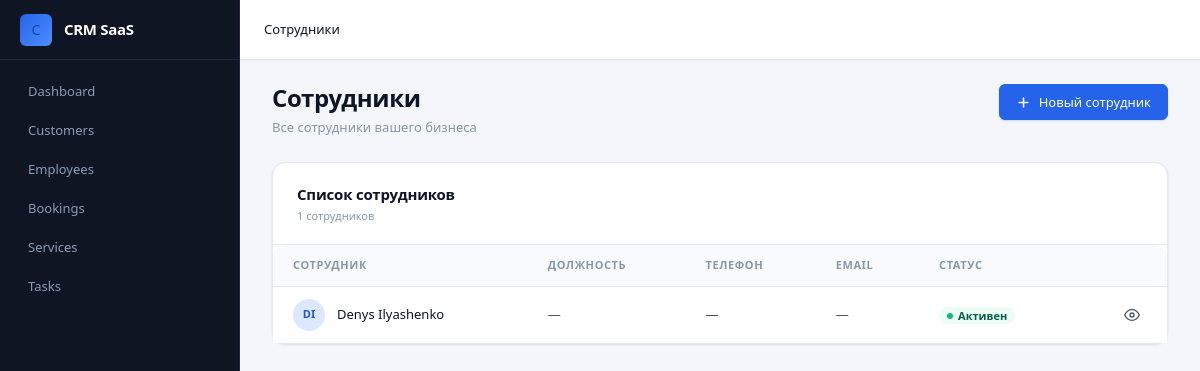
Before: /employees/ (signed in) with the older database file.
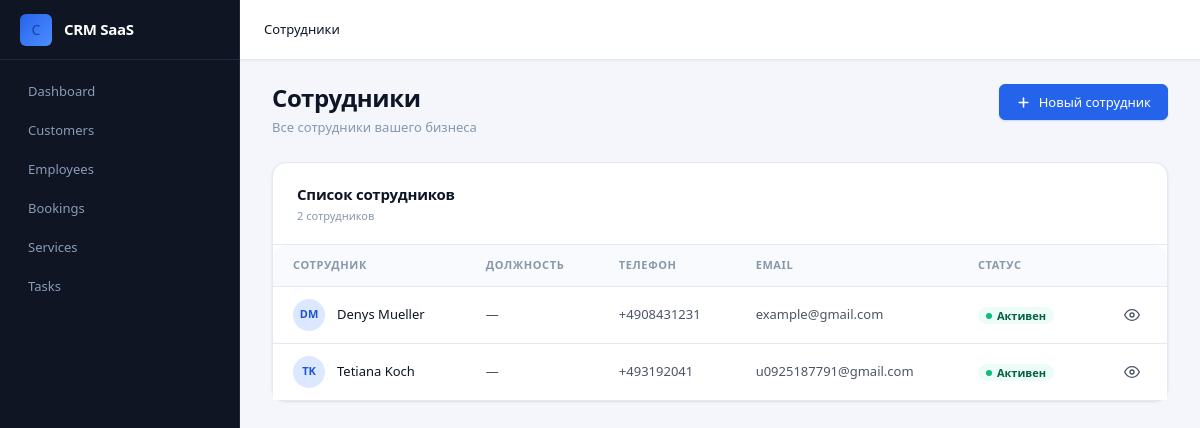
After: the same page with the newer database file.
### apps/employees/models.py (models this page shows, shortened)
class Employee(models.Model):
    company = models.ForeignKey(Company, on_delete=models.CASCADE, related_name="employees")
    first_name = models.CharField(max_length=200)
    last_name = models.CharField(max_length=200)
    date_of_birth = models.DateField(null=True, blank=True)
    email = models.EmailField(blank=True, null=True)
    phone = models.CharField(max_length=20, blank=True, null=True)
    is_active = models.BooleanField(default=True)
    class Meta:
        ordering = ['first_name', 'last_name']
        indexes = [
            models.Index(fields=['first_name', 'last_name']),
        ]

### apps/employees/views.py (the view)
# urls.py: path('', views.list_employees, name="list"),
@login_required
def list_employees(request):
    company = Company.objects.filter(owner=request.user).first()
    if not company:
        return redirect('companies:create')
    employees = Employee.objects.filter(company=company)
    context = {'employees': employees}
    return render(request, 'employees/list.html', context)

### apps/employees/templates/employees/list.html (shortened to what this page needs)
{% extends "base.html" %}
{% load static %}
{% block page_name %}Сотрудники{% endblock %}
{% block content %}
<div class="page-header">
  <div class="page-header__left">
    <h1 class="page-title">Сотрудники</h1>
    <p class="page-subtitle">Все сотрудники вашего бизнеса</p>
  </div>
  <div class="page-header__actions">
    <a href="{% url 'employees:create' %}" class="btn btn-primary">
      <svg viewBox="0 0 24 24" fill="none" stroke="currentColor" stroke-width="2.5" stroke-linecap="round"><line x1="12" y1="5" x2="12" y2="19"/><line x1="5" y1="12" x2="19" y2="12"/></svg>
      Новый сотрудник
    </a>
  </div>
</div>
<div class="card">
  <div class="card-header">
    <div>
      <div class="card-title">Список сотрудников</div>
      <div class="card-subtitle">{{ employees|length|default:"0" }} сотрудников</div>
    </div>
  </div>
  <div class="table-wrapper" style="border: none; border-radius: 0; box-shadow: none;">
    <table class="table">
      <thead>
        <tr>
          <th>Сотрудник</th>
          <th>Должность</th>
          <th>Телефон</th>
          <th>Email</th>
          <th>Статус</th>
          <th></th>
        </tr>
      </thead>
      <tbody>
        {% for employee in employees %}
        <tr>
          <td>
            <a href="{% url 'employees:detail' employee.id %}" style="text-decoration: none;">
              <div class="table-cell-user">
                <div class="table-avatar">
                  {% if employee.avatar %}
                    <img src="{{ employee.avatar.url }}" alt="{{ employee.get_full_name }}">
                  {% else %}
                    {{ employee.first_name.0 }}{{ employee.last_name.0 }}
                  {% endif %}
                </div>
                <div>
                  <div class="table-cell-user__name">{{ employee.first_name }} {{ employee.last_name }}</div>
                </div>
              </div>
            </a>
          </td>
          <td>{{ employee.position|default:"—" }}</td>
          <td>{{ employee.phone|default:"—" }}</td>
          <td>{{ employee.email|default:"—" }}</td>
          <td>
            {% if employee.is_active %}
              <span class="badge badge-success">Активен</span>
            {% else %}
              <span class="badge badge-neutral">Отключён</span>
            {% endif %}
          </td>
          <td>
            <div class="table-actions">
              <a href="{% url 'employees:detail' employee.id %}" class="btn btn-ghost btn-icon btn-sm" title="Открыть">
                <svg viewBox="0 0 24 24" fill="none" stroke="currentColor" stroke-width="2" stroke-linecap="round"><path d="M1 12s4-8 11-8 11 8 11 8-4 8-11 8-11-8-11-8z"/><circle cx="12" cy="12" r="3"/></svg>
              </a>
            </div>
          </td>
        </tr>
        {% endfor %}
      </tbody>
    </table>
  </div>
</div>
{% endblock %}

### templates/base.html (shortened to what this page needs)
{% load static %}
<!DOCTYPE html>
<html lang="ru">
<head>
    <link rel="stylesheet" href="{% static 'css/base.css' %}">
</head>
<body>
<div class="app-shell">
    <aside class="sidebar">
        <a href="{% url 'dashboard:dashboard' %}" class="sidebar__logo">
            <div class="sidebar__logo-icon">C</div>
            <span class="sidebar__logo-text">CRM SaaS</span>
        </a>
        <nav class="sidebar__nav">
            <a href="{% url 'dashboard:dashboard' %}" class="sidebar__item">Dashboard</a>
            <a href="{% url 'customers:list' %}" class="sidebar__item">Customers</a>
            <a href="{% url 'employees:list' %}" class="sidebar__item">Employees</a>
            <a href="{% url 'bookings:list' %}" class="sidebar__item">Bookings</a>
            <a href="{% url 'services:list' %}" class="sidebar__item">Services</a>
            <a href="#" class="sidebar__item">Tasks</a>
        </nav>
    </aside>
    <div class="page-wrapper">
        <header class="navbar">
            <div class="navbar__breadcrumb">
                <span class="navbar__breadcrumb-item active">
                    {% block page_name %}Dashboard{% endblock %}
                </span>
            </div>
        </header>
        <main class="page-content">
            {% block content %}
            {% endblock %}
        </main>
    </div>
</div>
</body>
</html>

Changed rows visible on the page:
removed Employee: first_name.0 "D", last_name.0 "I", first_name "Denys", last_name "Ilyashenko", position "—", phone "—", email "—", is_active "Активен"
added Employee: first_name.0 "D", last_name.0 "M", first_name "Denys", last_name "Mueller", position "—", phone "+4908431231", email "example@gmail.com", is_active "Активен"
added Employee: first_name.0 "T", last_name.0 "K", first_name "Tetiana", last_name "Koch", position "—", phone "+493192041", email "u0925187791@gmail.com", is_active "Активен"
Other visible differences:
{{ employees|length|default:"0" }}: "1" → "2"
